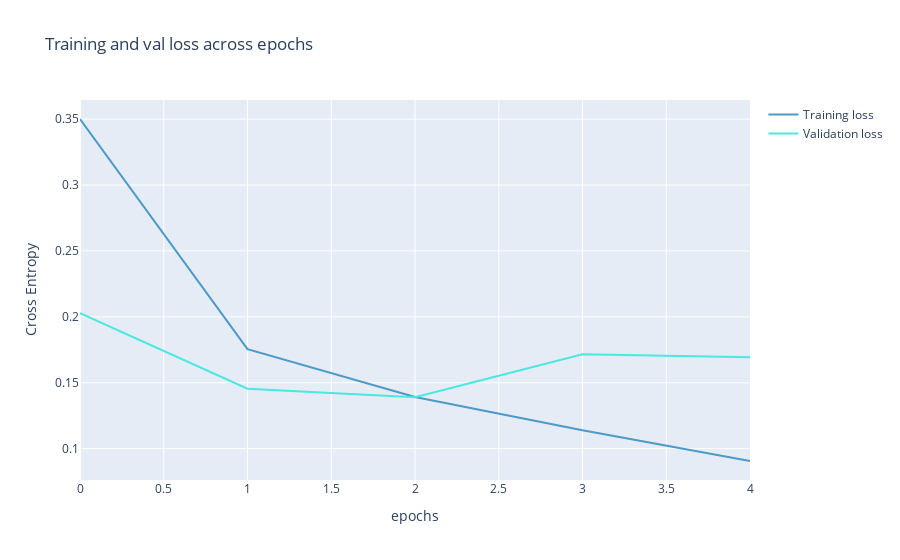

Source (notebook cell):
### Code cell
from plotly import graph_objects as go
color_chart = ["#4B9AC7", "#4BE8E0", "#9DD4F3", "#97FBF6", "#2A7FAF", "#23B1AB", "#0E3449", "#015955"]

fig = go.Figure(data=[
                      go.Scatter(
                          y=history_tr1["loss"],
                          name="Training loss",
                          mode="lines",
                          marker=dict(
                              color=color_chart[0]
                          )),
                      go.Scatter(
                          y=history_tr1["val_loss"],
                          name="Validation loss",
                          mode="lines",
                          marker=dict(
                              color=color_chart[1]
                          ))
])
fig.update_layout(
    title='Training and val loss across epochs',
    xaxis_title='epochs',
    yaxis_title='Cross Entropy'    
)
fig.show()

### Figure 1 — Plotly figure (JSON) as saved in the notebook; plotly's stock layout.template omitted (floating-point values rounded to 4 significant figures)
{"data": [{"marker": {"color": "#4B9AC7"}, "mode": "lines", "name": "Training loss", "type": "scatter", "y": [0.3501, 0.1755, 0.1392, 0.1139, 0.09063]}, {"marker": {"color": "#4BE8E0"}, "mode": "lines", "name": "Validation loss", "type": "scatter", "y": [0.2028, 0.1454, 0.139, 0.1715, 0.1693]}], "layout": {"title": {"text": "Training and val loss across epochs"}, "xaxis": {"title": {"text": "epochs"}}, "yaxis": {"title": {"text": "Cross Entropy"}}}}
